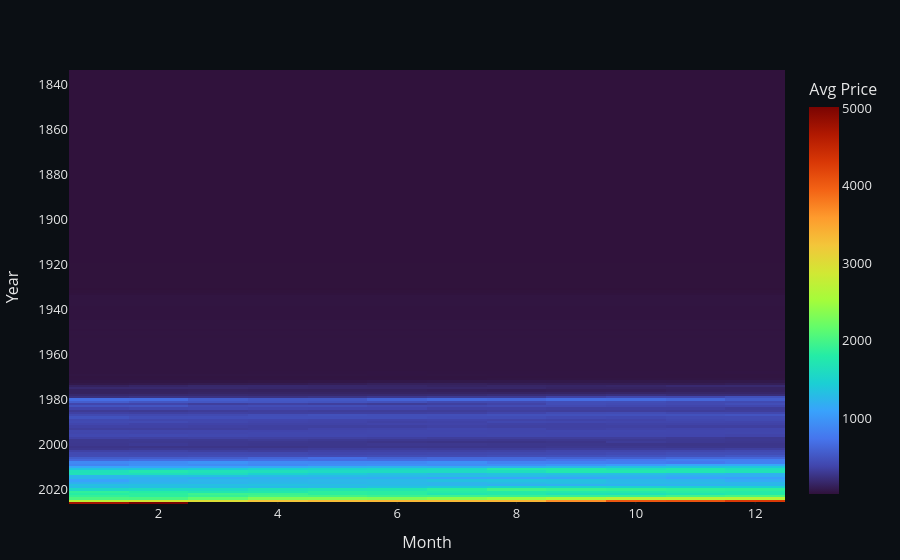

The code cell stored with this chart in its notebook:
### Markdown cell above
2.4 📅 Seasonality: monthly heatmap (works best when data is daily)

### Code cell
df_seas = df.copy()
df_seas["Year"] = df_seas.index.year
df_seas["Month"] = df_seas.index.month

monthly = df_seas.groupby(["Year", "Month"])[target].mean().reset_index()
pivot = monthly.pivot(index="Year", columns="Month", values=target)

fig = px.imshow(
    pivot,
    aspect="auto",
    color_continuous_scale="Turbo",
    title="📅 Monthly Average Gold Price Heatmap (Year x Month)"
)
apply_dark_theme(fig, height=560)
fig.update_coloraxes(colorbar_title="Avg Price")
fig.show()

### Figure 1 — Plotly figure (JSON) as saved in the notebook; plotly's stock layout.template omitted (floating-point values rounded to 4 significant figures; data arrays with more than 128 entries replaced by an {"elided": "..."} marker saying what was removed)
{"data": [{"coloraxis": "coloraxis", "hovertemplate": "Month: %{x}<br>Year: %{y}<br>color: %{z}<extra></extra>", "name": "0", "type": "heatmap", "x": [1, 2, 3, 4, 5, 6, 7, 8, 9, 10, 11, 12], "xaxis": "x", "y": {"elided": "193 int values"}, "yaxis": "y", "z": {"elided": "193x12 float values"}}], "layout": {"coloraxis": {"colorbar": {"title": {"text": "Avg Price"}}, "colorscale": [[0, "#30123b"], [0.07143, "#4145ab"], [0.1429, "#4675ed"], [0.2143, "#39a2fc"], [0.2857, "#1bcfd4"], [0.3571, "#24eca6"], [0.4286, "#61fc6c"], [0.5, "#a4fc3b"], [0.5714, "#d1e834"], [0.6429, "#f3c63a"], [0.7143, "#fe9b2d"], [0.7857, "#f36315"], [0.8571, "#d93806"], [0.9286, "#b11901"], [1, "#7a0402"]]}, "font": {"color": "rgba(255,255,255,0.90)", "size": 13}, "height": 560, "legend": {"bgcolor": "rgba(0,0,0,0)", "bordercolor": "rgba(255,255,255,0.12)", "borderwidth": 1}, "margin": {"b": 50, "l": 60, "r": 40, "t": 70}, "paper_bgcolor": "#0B0F14", "plot_bgcolor": "#0B0F14", "title": {}, "xaxis": {"anchor": "y", "domain": [0, 1], "gridcolor": "rgba(255,255,255,0.08)", "showgrid": true, "title": {"text": "Month"}, "zeroline": false}, "yaxis": {"anchor": "x", "autorange": "reversed", "domain": [0, 1], "gridcolor": "rgba(255,255,255,0.08)", "showgrid": true, "title": {"text": "Year"}, "zeroline": false}}}
